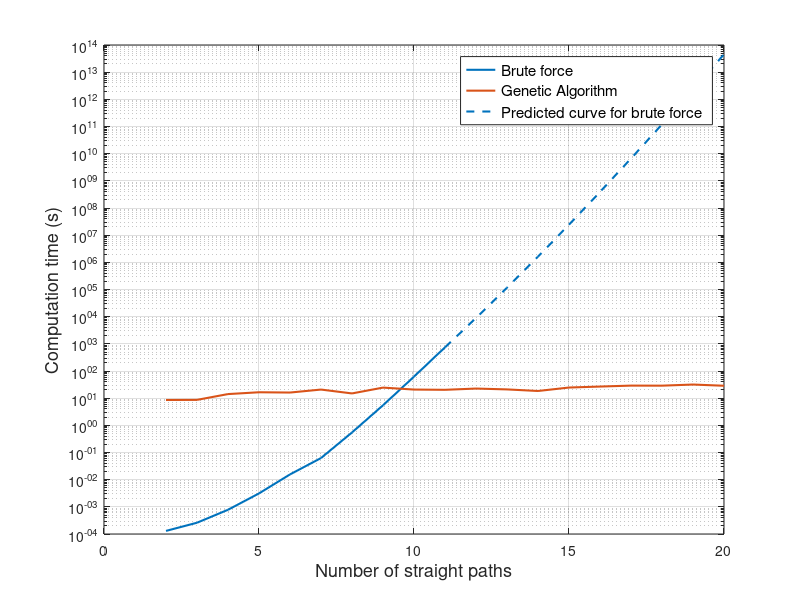
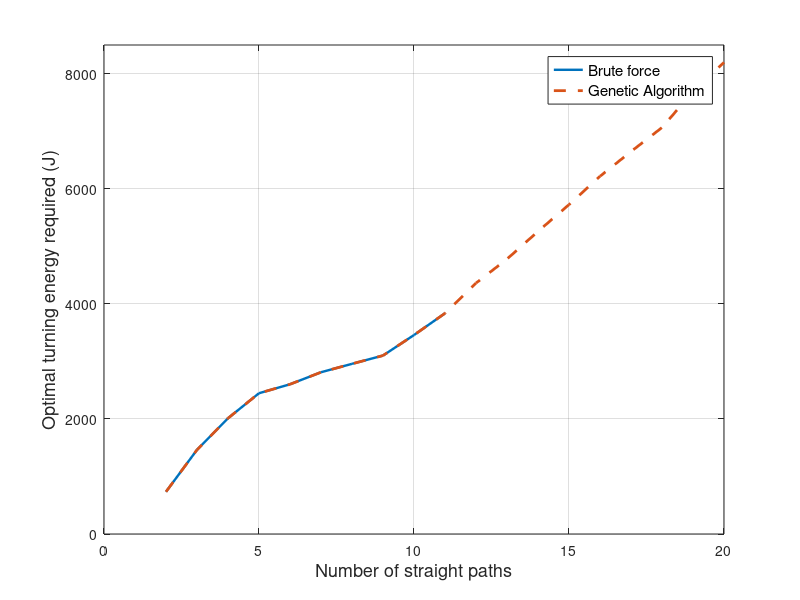
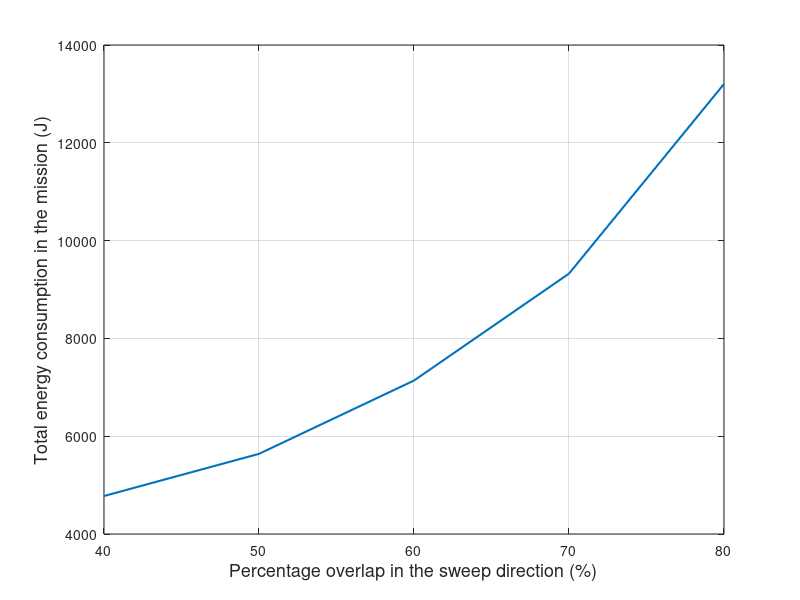

MATLAB code to generate these figures, in order:
close all
%% Algorithm comparison (computation time)
scaledFactor = [0.24 0.33 0.42 0.52 0.6 0.7 0.8 0.9 1 1.1 1.2 1.3 1.4 1.5 1.6 1.7 1.8 1.9 1.98];
noStraightPaths = [2 3 4 5 6 7 8 9 10 11 12 13 14 15 16 17 18 19 20];
tBrute_expected_before = [0.00013 0.00026 0.00078 0.00312 0.0156];
tBrute = [0.0156 0.0625 0.5469 5.4688 62.0948 743.9688]; 
tBrute_expected_after = [743.9688 8916 115908 1622712 24340680 389450880 6620664960 119171969300 2264267416000 45285348330000];
energyBrute = [734.0444 1463.2 2011.9 2447.0 2602.6 2811.8 2957.8 3102.0 3458.4 3836.4];
tGA = [8.5781 8.6562 14.1406 16.5 16.1056 20.75 14.9375 24.4844 20.75 20.3125 22.5781 21.0156 18.375 24.625 26.7656 29 28.8594 31.75 28.6406];
energyGA = [734.0444 1463.2 2011.9 2447.0 2602.6 2811.8 2957.8 3102.0 3458.4 3836.4 4361.4 4779.4 5260 5725.2 6217.8 6647.8 7065.2 7692.2 8196.8];

figure(1)
semilogy(noStraightPaths(5:10), tBrute, 'LineWidth', 1.5,'Color', [0 0.4470 0.7410])
hold on
semilogy(noStraightPaths, tGA, 'LineWidth', 1.5)
semilogy(noStraightPaths(10:19), tBrute_expected_after, 'LineWidth', 1.5, 'LineStyle', "--", 'Color', [0 0.4470 0.7410])
semilogy(noStraightPaths(1:5), tBrute_expected_before, 'LineWidth', 1.5, 'Color', [0 0.4470 0.7410])

grid on
xlabel('Number of straight paths', 'FontSize',13)
ylabel('Computation time (s)', 'FontSize',13)

legend('Brute force', 'Genetic Algorithm', 'Predicted curve for brute force', 'FontSize',11)

%% Algorithm comparison (Energy consumption for proposed flight path)
figure(2)
plot(noStraightPaths(1:10), energyBrute, 'LineWidth', 1.75)
hold on
grid on
plot(noStraightPaths, energyGA, 'LineWidth', 2,'LineStyle', "--")
xlabel('Number of straight paths', 'FontSize',13)
ylabel('Optimal turning energy required (J)', 'FontSize',13)
legend('Brute force', 'Genetic Algorithm', 'FontSize',11)
axis([0 20 0 8500])

%% Overlap comparison
oy = [40 50 60 70 80];
energy = [4776.9 5639.1 7138.4 9324.9 13203];
figure(3)
plot(oy, energy, 'LineWidth',1.5)
xlabel('Percentage overlap in the sweep direction (%)', 'FontSize',13)
ylabel('Total energy consumption in the mission (J)', 'FontSize',13)
grid on